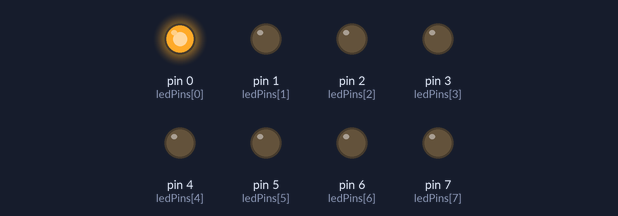
Simulated run of this sketch. Board: Arduino Uno, built with avr-gcc and run on an emulated ATmega328P. On the bench: output pins drawn as LEDs (lit = HIGH).

Above: at 0.1 s.
At 4.1 s:
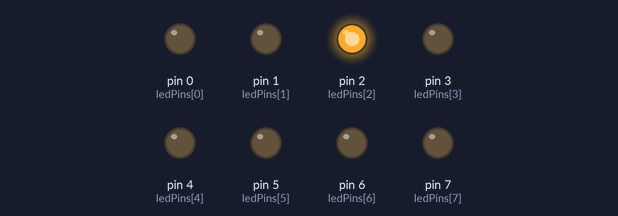
At 8.1 s:
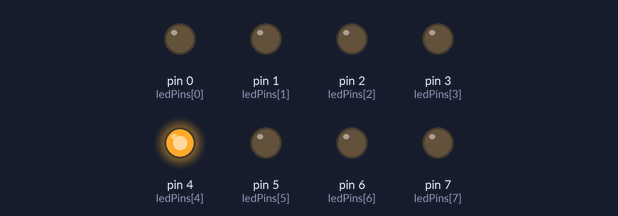
At 14.1 s:
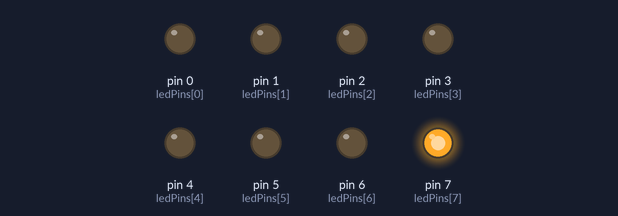
At 20.1 s:
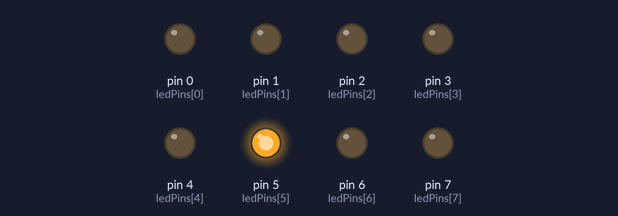
At 39.1 s:
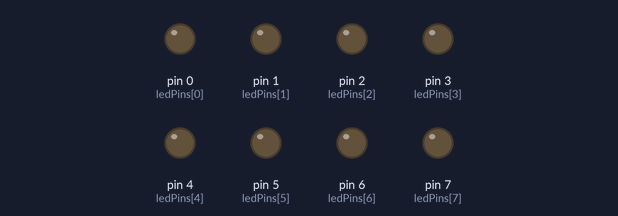
Timing chart, 0 to 40.0 s (numbered marks = the images above):
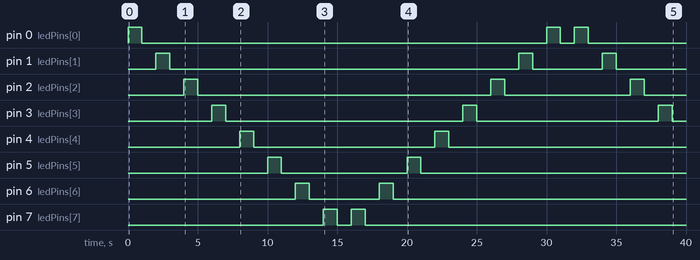

The sketch:

_8LED_Flipflop.ino
```cpp
int ledPins[8] = {
  0, 1, 2, 3, 4, 5, 6, 7
  };
int i;

void setup() {
  // set semua pin LED sebagai OUTPUT
  for (i = 0; i < 8; i++){
    pinMode(ledPins[i], OUTPUT);
  }

}

void loop() {
  for (i = 0; i<8; i++){
    digitalWrite(ledPins[i], HIGH);
    delay(1000);
    digitalWrite(ledPins[i], LOW);
    delay(1000);
  }
  for (i = 7; i >= 0; i--){
    digitalWrite(ledPins[i], HIGH);
    delay(1000);
    digitalWrite(ledPins[i], LOW);
    delay(1000);
  }

}
```

Measured:
- by itself, pin 0 (ledPins[0]): goes HIGH 1.0 s, LOW 29.0 s, HIGH 1.0 s, LOW 1.0 s, HIGH 1.0 s, then LOW
- by itself, pin 1 (ledPins[1]): goes HIGH 1.0 s, LOW 25.0 s, HIGH 1.0 s, LOW 5.0 s, HIGH 1.0 s, then LOW
- by itself, pin 2 (ledPins[2]): goes HIGH 1.0 s, LOW 21.0 s, HIGH 1.0 s, LOW 9.0 s, HIGH 1.0 s, then LOW
- by itself, pin 3 (ledPins[3]): goes HIGH 1.0 s, LOW 17.0 s, HIGH 1.0 s, LOW 13.0 s, HIGH 1.0 s, then LOW
- by itself, pin 4 (ledPins[4]): alternates HIGH for 1.0 s and LOW for 13.0 s
- by itself, pin 5 (ledPins[5]): alternates HIGH for 1.0 s and LOW for 9.0 s, 4 changes in all, then stays LOW
- by itself, pin 6 (ledPins[6]): LOW → HIGH at 12.0 s, → LOW 1.0 s later, → HIGH 5.0 s later, → LOW 1.0 s later, … (4 changes in this stretch)
- by itself, pin 7 (ledPins[7]): LOW → HIGH at 14.0 s, → LOW 1.0 s later, → HIGH 1.0 s later, → LOW 1.0 s later, … (4 changes in this stretch)
